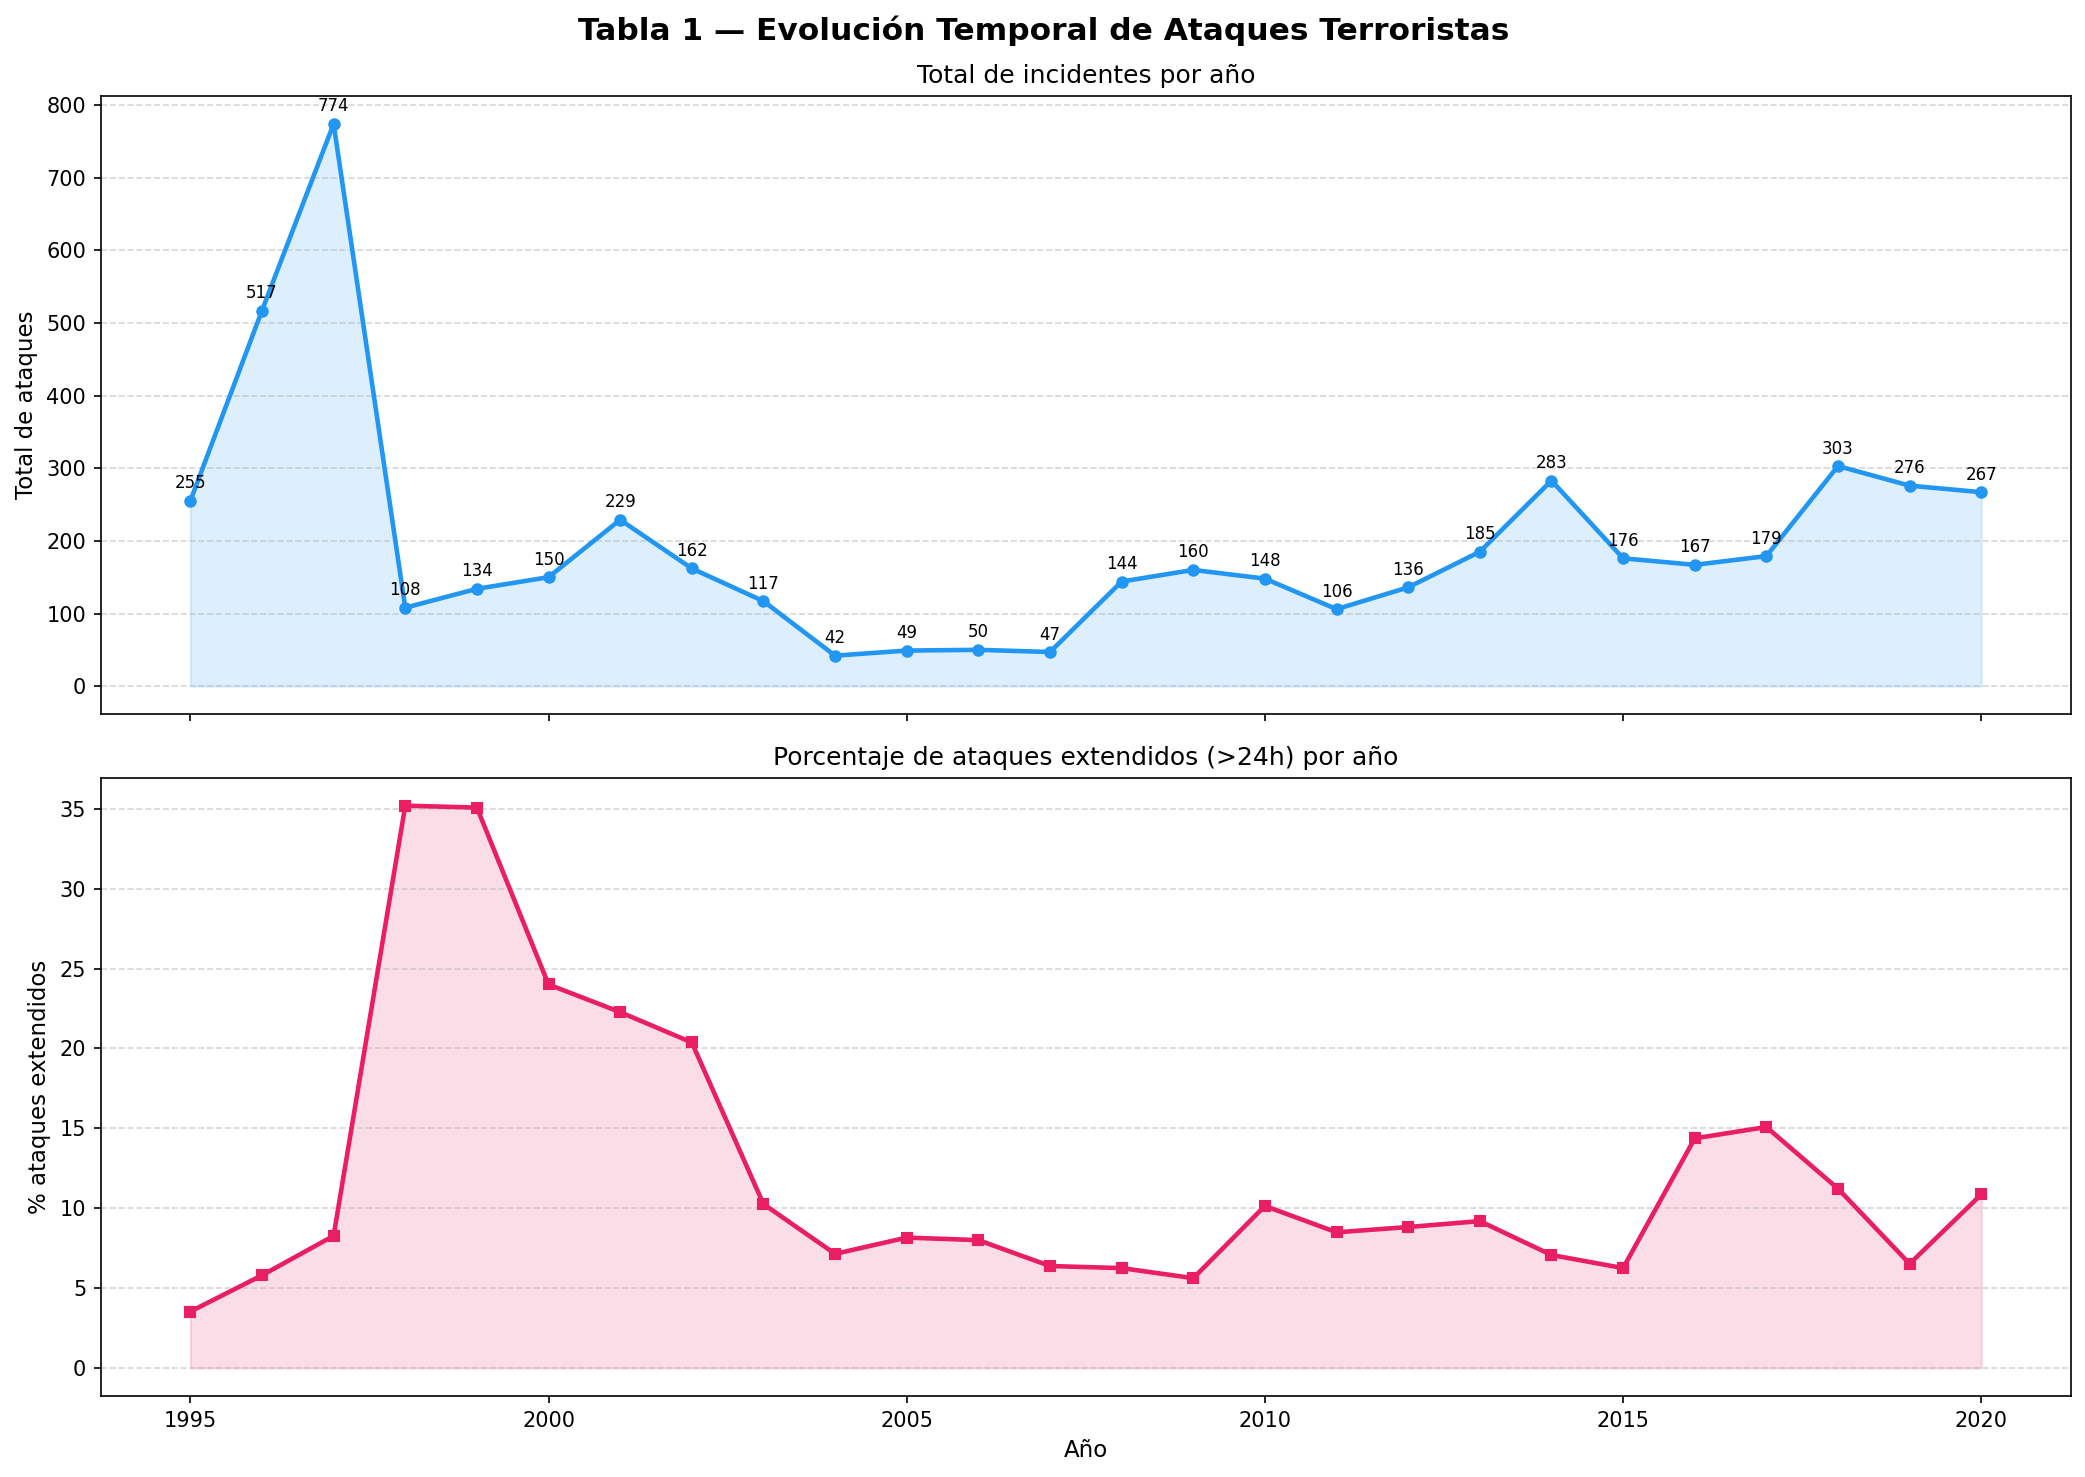

Write the Python code that produced this figure.
"""
Tabla 1 - Identificadores y Fechas
Columnas: IYEAR, IMONTH, EXTENDED
Gráfico: Línea - Evolución de ataques por año y ataques extendidos
"""

import pandas as pd
import numpy as np
import matplotlib.pyplot as plt
import matplotlib.ticker as ticker
import warnings
warnings.filterwarnings('ignore')

df = pd.read_excel('../GTD_5156.xlsx', usecols=['IYEAR', 'IMONTH', 'IDAY', 'EXTENDED'])

# Ataques por año (total)
ataques_anio = df.groupby('IYEAR').size().reset_index(name='total')

# Ataques extendidos por año
extendidos = df[df['EXTENDED'] == 1].groupby('IYEAR').size().reset_index(name='extendidos')

merged = ataques_anio.merge(extendidos, on='IYEAR', how='left').fillna(0)
merged['pct_extendidos'] = (merged['extendidos'] / merged['total'] * 100).round(2)

fig, axes = plt.subplots(2, 1, figsize=(14, 10), sharex=True)
fig.suptitle('Tabla 1 — Evolución Temporal de Ataques Terroristas', fontsize=15, fontweight='bold', y=0.98)

# Panel superior: total de ataques por año
axes[0].plot(merged['IYEAR'], merged['total'], color='#2196F3', linewidth=2.2, marker='o', markersize=5)
axes[0].fill_between(merged['IYEAR'], merged['total'], alpha=0.15, color='#2196F3')
axes[0].set_ylabel('Total de ataques', fontsize=11)
axes[0].set_title('Total de incidentes por año', fontsize=12)
axes[0].yaxis.set_major_locator(ticker.MaxNLocator(integer=True))
axes[0].grid(axis='y', linestyle='--', alpha=0.5)
for x, y in zip(merged['IYEAR'], merged['total']):
    axes[0].annotate(str(y), (x, y), textcoords='offset points', xytext=(0, 6), ha='center', fontsize=8)

# Panel inferior: % ataques extendidos
axes[1].plot(merged['IYEAR'], merged['pct_extendidos'], color='#E91E63', linewidth=2.2, marker='s', markersize=5)
axes[1].fill_between(merged['IYEAR'], merged['pct_extendidos'], alpha=0.15, color='#E91E63')
axes[1].set_ylabel('% ataques extendidos', fontsize=11)
axes[1].set_xlabel('Año', fontsize=11)
axes[1].set_title('Porcentaje de ataques extendidos (>24h) por año', fontsize=12)
axes[1].grid(axis='y', linestyle='--', alpha=0.5)

plt.tight_layout()
plt.savefig('tabla1_fechas_linea.png', dpi=150, bbox_inches='tight')
plt.show()
print("Guardado: tabla1_fechas_linea.png")
